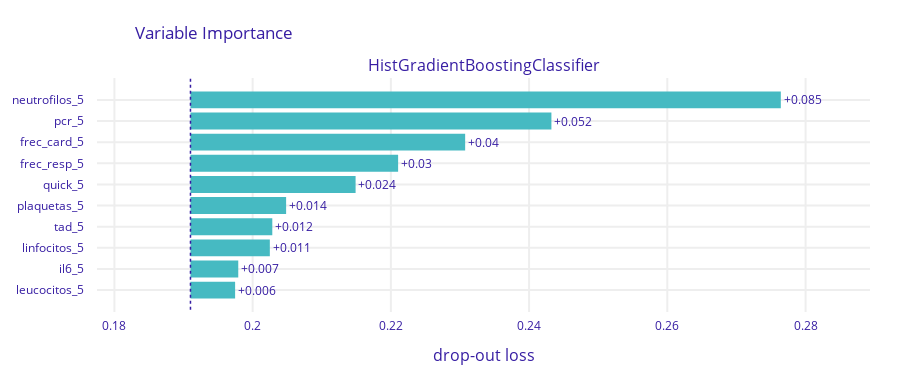

Notebook cell for this chart:
### Code cell
import dalex as dx

exp = dx.Explainer(modelo_hgb, X, y)
vi = exp.model_parts()
vi.plot(max_vars=10)
#select the 10 most important variables from the explainer
imps = vi.result['variable'][-10:-1].tolist()

### Figure 1 — Plotly figure (JSON) as saved in the notebook; plotly's stock layout.template omitted (floating-point values rounded to 4 significant figures)
{"data": [{"base": 0.191, "hoverinfo": "text", "hoverlabel": {"bgcolor": "rgba(0,0,0,0.8)"}, "hovertext": ["Model: HistGradientBoostingClassifier loss after<br>variable: neutrofilos_5 is permuted: 0.276<br>Drop-out loss change: +0.085", "Model: HistGradientBoostingClassifier loss after<br>variable: pcr_5 is permuted: 0.243<br>Drop-out loss change: +0.052", "Model: HistGradientBoostingClassifier loss after<br>variable: frec_card_5 is permuted: 0.231<br>Drop-out loss change: +0.04", "Model: HistGradientBoostingClassifier loss after<br>variable: frec_resp_5 is permuted: 0.221<br>Drop-out loss change: +0.03", "Model: HistGradientBoostingClassifier loss after<br>variable: quick_5 is permuted: 0.215<br>Drop-out loss change: +0.024", "Model: HistGradientBoostingClassifier loss after<br>variable: plaquetas_5 is permuted: 0.205<br>Drop-out loss change: +0.014", "Model: HistGradientBoostingClassifier loss after<br>variable: tad_5 is permuted: 0.203<br>Drop-out loss change: +0.012", "Model: HistGradientBoostingClassifier loss after<br>variable: linfocitos_5 is permuted: 0.202<br>Drop-out loss change: +0.011", "Model: HistGradientBoostingClassifier loss after<br>variable: il6_5 is permuted: 0.198<br>Drop-out loss change: +0.007", "Model: HistGradientBoostingClassifier loss after<br>variable: leucocitos_5 is permuted: 0.197<br>Drop-out loss change: +0.006"], "marker": {"color": "#46bac2"}, "orientation": "h", "showlegend": false, "text": ["+0.085", "+0.052", "+0.04", "+0.03", "+0.024", "+0.014", "+0.012", "+0.011", "+0.007", "+0.006"], "textposition": "outside", "type": "bar", "x": [0.08541, 0.05222, 0.03974, 0.03004, 0.02389, 0.01384, 0.01184, 0.01148, 0.006916, 0.006459], "xaxis": "x", "y": ["neutrofilos_5", "pcr_5", "frec_card_5", "frec_resp_5", "quick_5", "plaquetas_5", "tad_5", "linfocitos_5", "il6_5", "leucocitos_5"], "yaxis": "y"}], "layout": {"annotations": [{"font": {"size": 16}, "showarrow": false, "text": "HistGradientBoostingClassifier", "x": 0.5, "xanchor": "center", "xref": "paper", "y": 1, "yanchor": "bottom", "yref": "paper"}, {"font": {"size": 16}, "showarrow": false, "text": "drop-out loss", "x": 0.5, "xanchor": "center", "xref": "paper", "y": 0, "yanchor": "top", "yref": "paper", "yshift": -30}], "font": {"color": "#371ea3"}, "height": 383, "margin": {"b": 71, "r": 30, "t": 78}, "shapes": [{"line": {"color": "#371ea3", "dash": "dot", "width": 1.5}, "type": "line", "x0": 0.191, "x1": 0.191, "xref": "x", "y0": -1, "y1": 10, "yref": "y"}], "title": {"text": "Variable Importance", "x": 0.15}, "xaxis": {"anchor": "y", "automargin": true, "domain": [0, 1], "fixedrange": true, "gridwidth": 2, "range": [0.1775, 0.2893], "tickcolor": "white", "ticklen": 3, "ticks": "outside", "type": "linear", "zeroline": false}, "yaxis": {"anchor": "x", "automargin": true, "autorange": "reversed", "domain": [0, 1], "fixedrange": true, "gridwidth": 2, "tickcolor": "white", "ticklen": 10, "ticks": "outside", "type": "category"}}}
